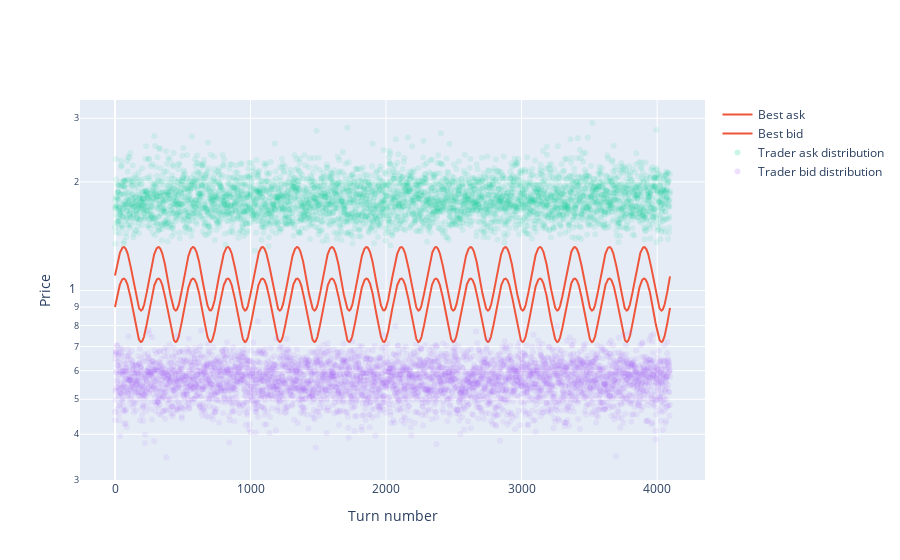

The code cell stored with this chart in its notebook:
### Code cell
trades_plot(turn_results)

### Figure 1 — Plotly figure (JSON) as saved in the notebook; plotly's stock layout.template omitted (floating-point values rounded to 4 significant figures; data arrays with more than 128 entries replaced by an {"elided": "..."} marker saying what was removed)
{"data": [{"marker": {"color": "#636EFA"}, "mode": "markers", "name": "Trade", "type": "scatter", "x": [], "y": []}, {"marker": {"color": "#EF553B"}, "name": "Best ask", "type": "scatter", "y": {"elided": "4096 float values"}}, {"marker": {"color": "#EF553B"}, "name": "Best bid", "type": "scatter", "y": {"elided": "4096 float values"}}, {"marker": {"color": "#00CC96", "opacity": 0.1}, "mode": "markers", "name": "Trader ask distribution", "type": "scatter", "x": {"elided": "4096 int values"}, "y": {"elided": "4096 float values"}}, {"marker": {"color": "#AB63FA", "opacity": 0.1}, "mode": "markers", "name": "Trader bid distribution", "type": "scatter", "x": {"elided": "4096 int values"}, "y": {"elided": "4096 float values"}}], "layout": {"xaxis": {"title": {"text": "Turn number"}}, "yaxis": {"title": {"text": "Price"}, "type": "log"}}}
